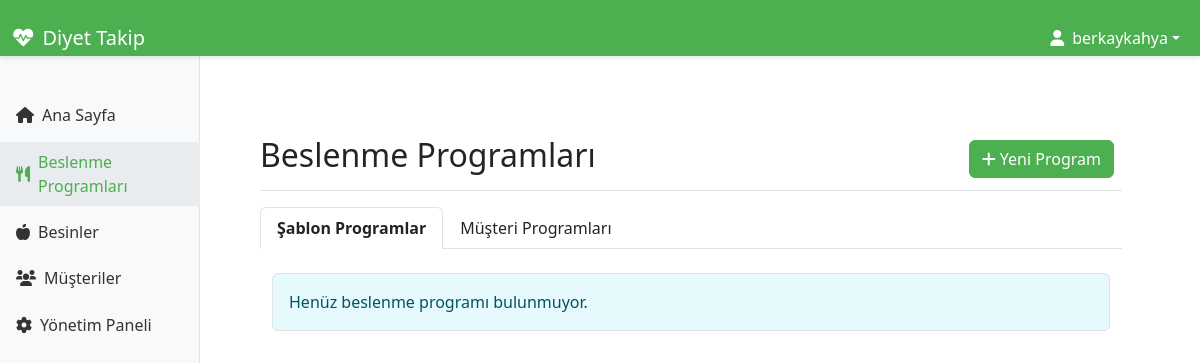
Before: /plans/nutrition-plans/ (signed in) with the older database file.
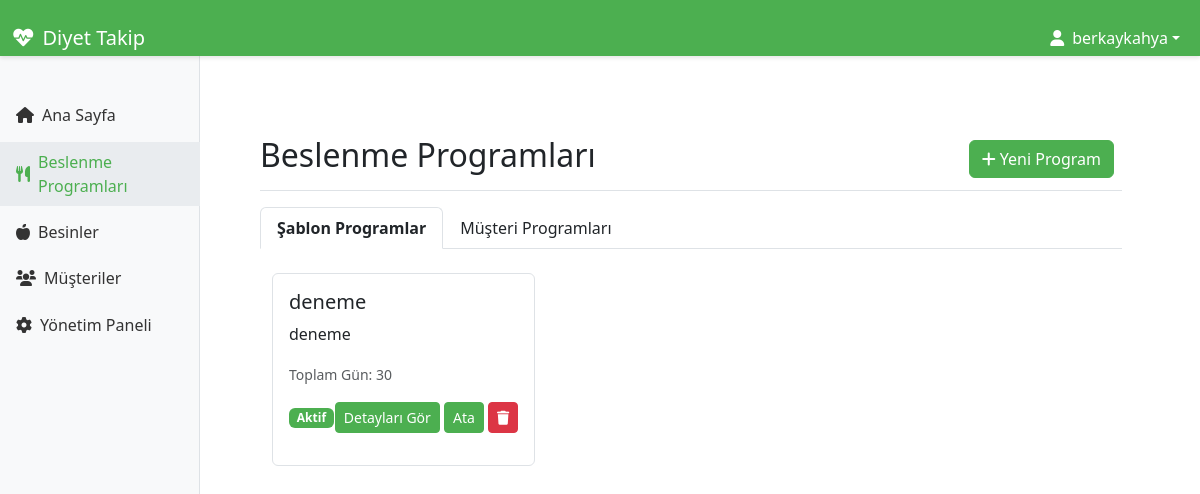
After: the same page with the newer database file.
### plans/models.py (models this page shows, shortened)
class NutritionProgram(models.Model):
    title = models.CharField(max_length=200)
    description = models.TextField()
    diet_type = models.CharField(max_length=50)
    total_days = models.IntegerField()
    is_active = models.BooleanField(default=True)
    is_copy = models.BooleanField(default=False, verbose_name="Kopya Program")
    created_at = models.DateTimeField(auto_now_add=True)
    updated_at = models.DateTimeField(auto_now=True)
    class Meta:
        verbose_name = 'Beslenme Programı'
        verbose_name_plural = 'Beslenme Programları'

### plans/views.py (the view)
# urls.py: path('nutrition-plans/', views.nutrition_plans, name='nutrition_plans'),
@login_required
@user_passes_test(is_admin)
def nutrition_plans(request):
    programs = NutritionProgram.objects.filter(
        is_copy=False  # Sadece orijinal şablonları göster
    ).order_by('-created_at')
    client_plans = Plan.objects.select_related(
        'client__user',
        'program_copy'
    ).filter(
        program_copy__is_copy=True  # Sadece kopya programları göster
    ).order_by('-created_at')
    context = {
        'programs': programs,
        'client_plans': client_plans,
        'clients': Client.objects.select_related('user').all().order_by('user__first_name', 'user__last_name'),
        'program_form': NutritionProgramForm(),
        'plan_form': PlanForm()
    }
    return render(request, 'plans/nutrition_plans.html', context)

### plans/views.py (called while the page is built)
def is_admin(user):
    return user.is_staff

### templates/plans/nutrition_plans.html (shortened to what the changed rows need)
{% extends 'base.html' %}
{% load static %}
{% block extra_css %}
<link rel="stylesheet" href="{% static 'css/sidebar.css' %}">
<link rel="stylesheet" href="{% static 'css/style.css' %}">
{% endblock %}
{% block content %}
<div class="container-fluid">
    <div class="row">
        <main class="col-md-9 ms-sm-auto col-lg-10 px-md-4">
            <div class="d-flex justify-content-between flex-wrap flex-md-nowrap align-items-center pt-3 pb-2 mb-3 border-bottom">
                <h1 class="h2">Beslenme Programları</h1>
            </div>
            <div class="tab-content" id="programTabsContent">
                <div class="tab-pane fade show active" id="template" role="tabpanel" aria-labelledby="template-tab">
                    <div class="row">
                        {% for program in programs %}
                        <div class="col-md-6 col-lg-4 mb-4">
                            <div class="card h-100">
                                <div class="card-body">
                                    <h5 class="card-title">{{ program.title }}</h5>
                                    <p class="card-text">{{ program.description|truncatewords:20 }}</p>
                                    <p class="card-text">
                                        <small class="text-muted">
                                            Toplam Gün: {{ program.total_days }}
                                        </small>
                                    </p>
                                    <div class="d-flex justify-content-between align-items-center">
                                        <span class="badge {% if program.is_active %}bg-success{% else %}bg-secondary{% endif %}">
                                            {% if program.is_active %}Aktif{% else %}Pasif{% endif %}
                                        </span>
                                        <div>
                                            <a href="{% url 'plans:nutrition_plan_detail' program.id %}" class="btn btn-primary btn-sm">
                                                Detayları Gör
                                            </a>
                                            <button type="button" class="btn btn-success btn-sm" data-bs-toggle="modal" data-bs-target="#assignPlanModal" data-program-id="{{ program.id }}">
                                                Ata
                                            </button>
                                            <button type="button" class="btn btn-danger btn-sm" data-bs-toggle="modal" data-bs-target="#deleteProgramModal" data-program-id="{{ program.id }}" data-program-title="{{ program.title }}">
                                                <i class="fas fa-trash"></i>
                                            </button>
                                        </div>
                                    </div>
                                </div>
                            </div>
                        </div>
                        {% empty %}
                        <div class="col-12">
                            <div class="alert alert-info">
                                Henüz beslenme programı bulunmuyor.
                            </div>
                        </div>
                        {% endfor %}
                    </div>
                </div>
            </div>
        </main>
    </div>
</div>
{% endblock %}

Changed rows visible on the page:
added NutritionProgram: title "deneme", description "deneme", total_days "30", is_active "Aktif"
Other visible differences:
text no longer shown: "Henüz beslenme programı bulunmuyor."
